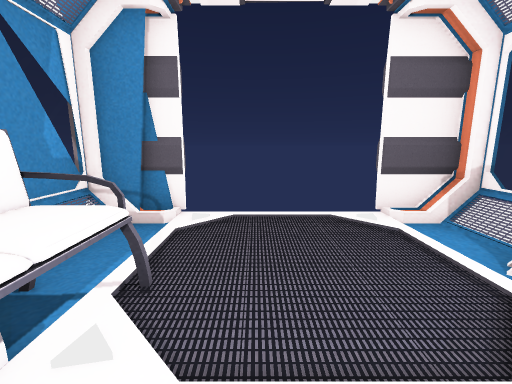
View 1 (above)

17 first-person views from a walk through a scene from a Unity 3-D project. The camera is 1.4 m above the floor, tilts 10° down and sees 90° across. Doors are open. The floor is counted in squares, 1 m on a side. Each view is taken from the middle of a square. On the plan, view 1 faces up. The plan holds only what a view shows up to about 13 squares ahead; the rest is blank. The player character is not drawn.

View 2
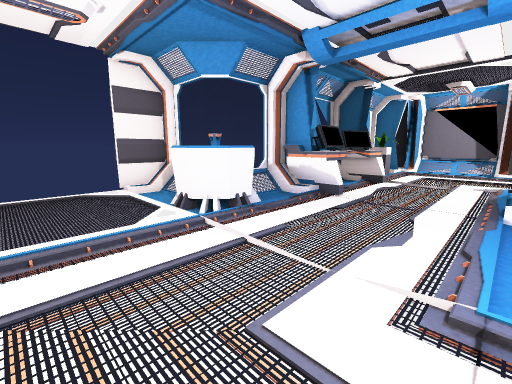

View 3
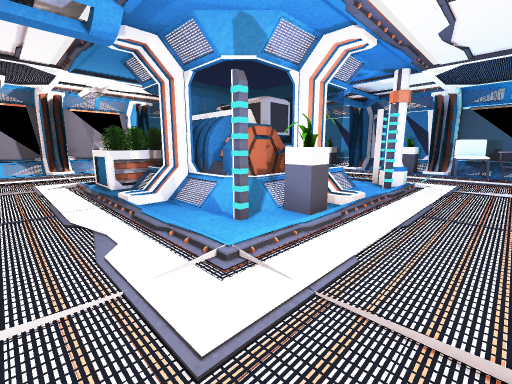

View 4
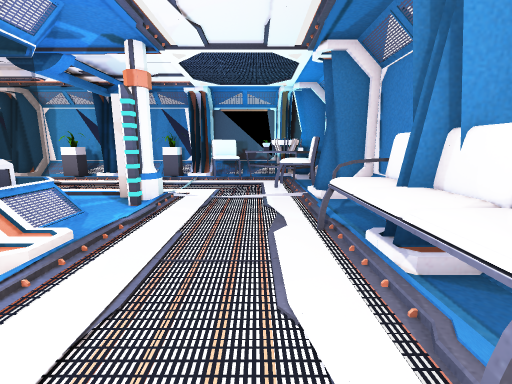

View 5
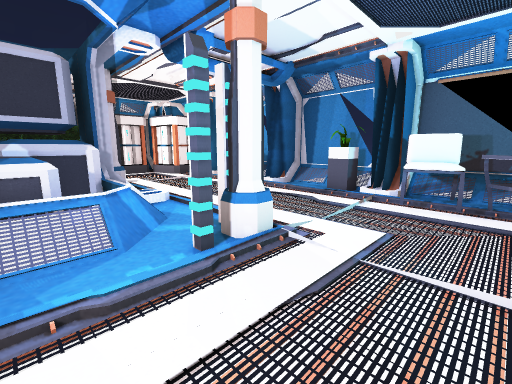

View 6
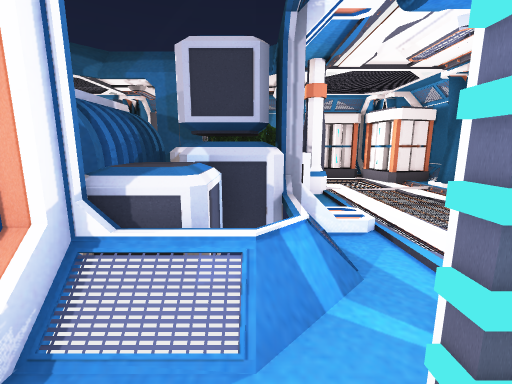

View 7
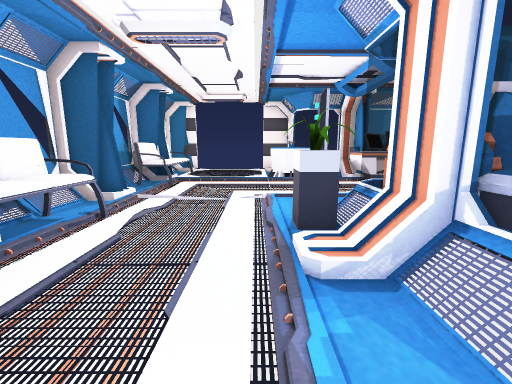

View 8
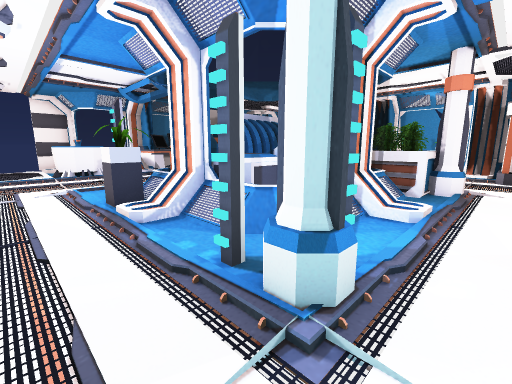

View 9
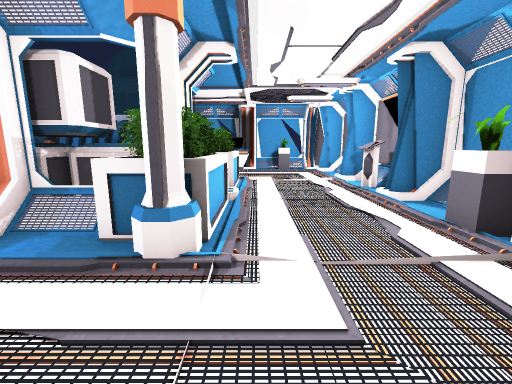

View 10
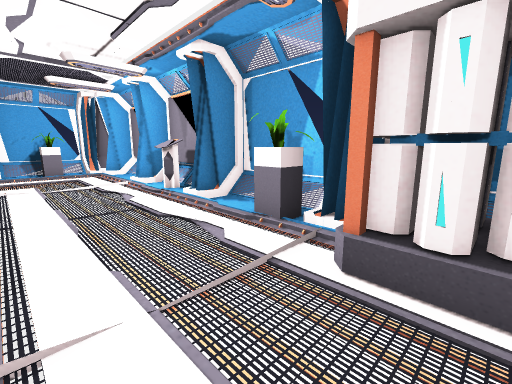

View 11
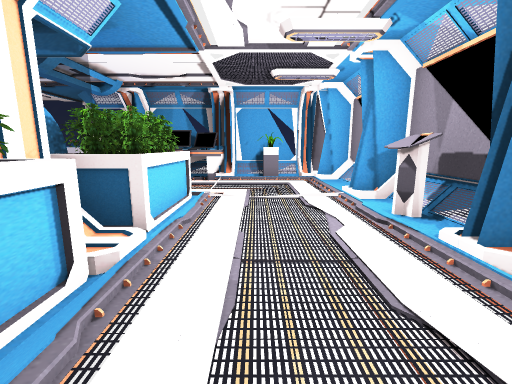

View 12
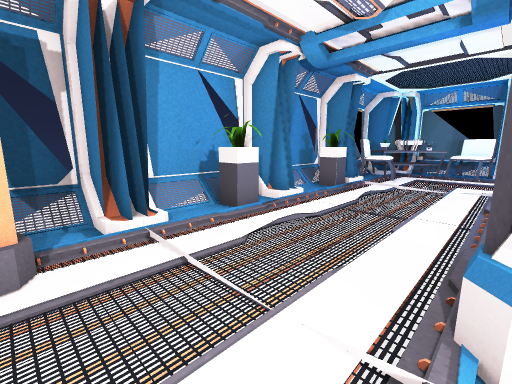

View 13
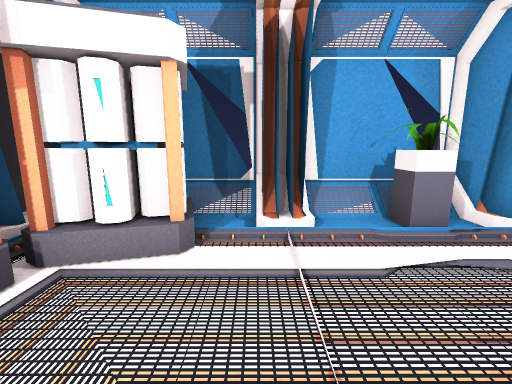

View 14
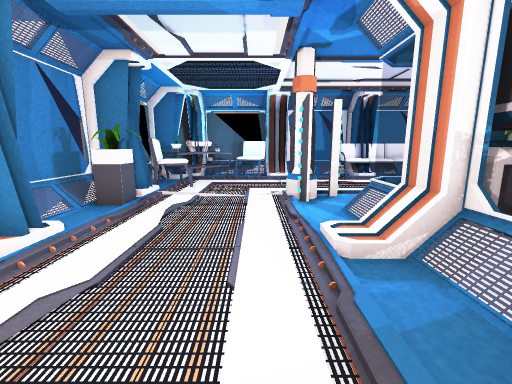

View 15
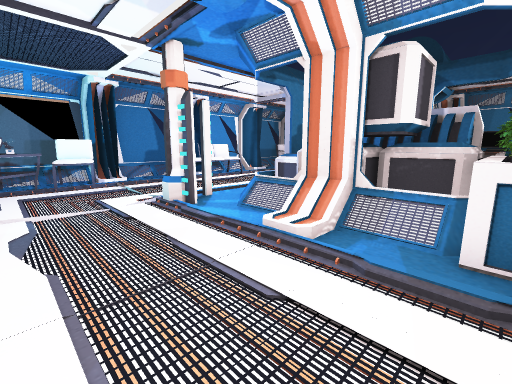

View 16
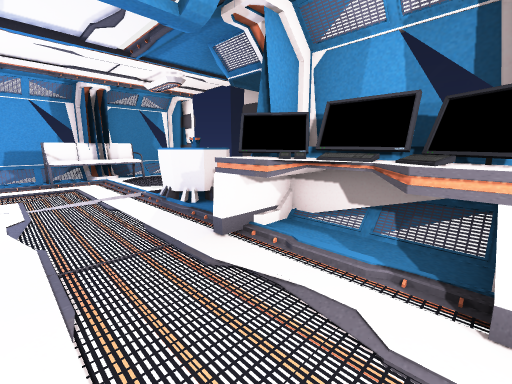

View 17
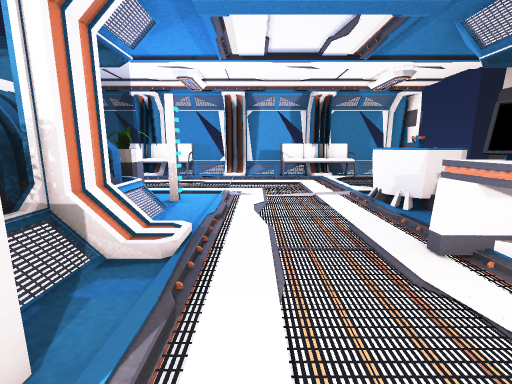

### Floor plan
Key: @ floor where view 1 was taken; # wall or solid block; . floor; / step, stairs or slope; D open door; = window, fence, low wall or low ledge; S sofa; P plant; G generator; C container; L column; T table; H chair; B battery; O other object.
Columns run from 3 left of view 1 to 16 right of it. Each row starts with its distance up from view 1.
  5 ##DDDD##
  4 #......=
  3 =.....O###########
  2 #SS...OO/#OOOO#//##
  1 #SS...OO.OOOOO/.P/##
  0 #SS@...............#
 -1 =SS................#
 -2 #..................#
 -3 ##.......//.OO....##
 -4 #.....#//##/OO.....#
 -5 =SS...P=GGGGOO....O#
 -6 #SS...P=GGGGOO.....#
 -7 #SS.../#CGC #/....##
 -8 #SS....=CCCCOO.....#
 -9 =......=CCCCOO.....=
-10 #.....#//##/OL....P#
-11 ##....L..//..L....##
-12 #HH..............BB#
-13 #HH..............BB=
-14 #OOTH...........B.
-15 ##OTHH/P.//P.//BBB#
-16  ######P/ #P/##/B##
-17      #############

Where each view was taken, in squares from view 1:
view 1: 0 up, 0 right, facing up
view 2: 3 down, 0 right, facing up-right
view 3: 1 down, 0 right, facing down-right
view 4: 4 down, 0 right, facing down
view 5: 8 down, 0 right, facing down-right
view 6: 9 down, 2 right, facing right
view 7: 10 down, 2 right, facing up
view 8: 12 down, 1 right, facing up-right
view 9: 14 down, 11 right, facing up
view 10: 13 down, 11 right, facing up-right
view 11: 10 down, 12 right, facing up
view 12: 11 down, 12 right, facing down-left
view 13: 11 down, 11 right, facing down
view 14: 12 down, 10 right, facing left
view 15: 14 down, 9 right, facing up-left
view 16: 2 down, 10 right, facing up-left
view 17: 2 down, 10 right, facing left
